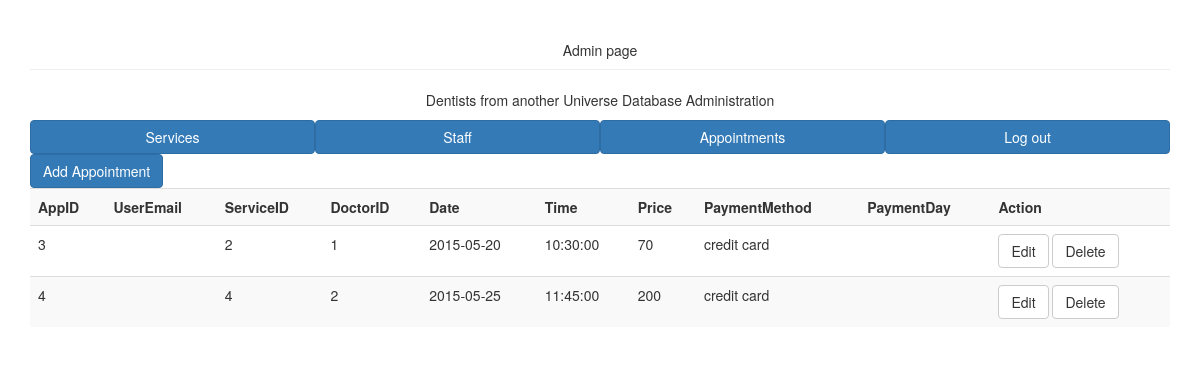
Page /admin/index.php?page=appointment (signed in) on the committed database.
### tables this page shows
CREATE TABLE IF NOT EXISTS `appointments` (
`AppID` int(11) NOT NULL,
  `UserEmail` varchar(50) NOT NULL,
  `ServiceID` int(11) NOT NULL,
  `DoctorID` int(11) NOT NULL,
  `Date` date NOT NULL,
  `Time` time NOT NULL,
  `Price` double NOT NULL,
  `PaymentMethod` varchar(50) NOT NULL,
  `PaymentDate` date NOT NULL
);

### admin/Db.php (called while the page is built, shortened)
<?php
class Db {
    private $username = "root";
    private $password = "";
    private $server = "localhost";
    private $database = "dentist";
    private $link;
    public function __construct() {
        $this->link = mysqli_connect($this->server, $this->username, $this->password, $this->database) or die('Failed to connect.');
    }
    public function query($sql) {
        return mysqli_query($this->link, $sql);
    }
}
?>

### admin/Admin.php (the view, shortened to what this page needs)
<?php
include_once "Db.php";
class Admin
{
    public function __construct() {
        if(!$this->isAdmin()) {
            $this->checkAdmin();
            $this->displayLogin();
        } else {
            $this->displayPage();
        }
    }
    private function displayPage() {
        $page = !isset($_GET['page']) ? 'services' : $_GET['page'];
        $this->displayNav();
        switch($page) {
            case 'appointment':
                $this->displayAppointments();
                break;
        }
    }
     private function displayAppointments() {
        $db = new Db();
        $appoint = $db->query("
            SELECT *
            FROM dentist.appointments AS Appointments
        ");
        echo '<div>
        <a href="?page=addappointment" class="btn btn-primary">Add Appointment</a>
        </div>';
        echo '<table class="table table-striped">';
        echo '<tr>';
        echo '<th>AppID</th><th>UserEmail</th><th>ServiceID</th><th>DoctorID</th><th>Date</th><th>Time</th><th>Price</th><th>PaymentMethod</th><th>PaymentDay</th><th>Action</th>';
        echo '</tr>';
        while($app = mysqli_fetch_array($appoint, MYSQL_ASSOC)) {
            echo '<tr>
                <td>'.$app['AppID'].'</td>
                <td>'.$app['UserMail'].'</td>
                <td>'.$app['ServiceID'].'</td>
                <td>'.$app['DoctorID'].'</td>
                <td>'.$app['Date'].'</td>
                <td>'.$app['Time'].'</td>
                <td>'.$app['Price'].'</td>
                <td>'.$app['PaymentMethod'].'</td>
                <td>'.$app['PaymentDay'].'</td>
                <td>
                <a href="?page=editappointment&id='.$app['AppID'].'" class="btn btn-default">Edit</a>
                <a href="?page=deletappointment&id='.$app['AppID'].'" class="btn btn-default">Delete</a>
                </td>
            </tr>';
        }
        echo '</table>';
    }
    private function displayNav() {
        echo '
        <a href="?page=services" class="btn btn-primary col-sm-3">Services</a>
        <a href="?page=staff" class="btn btn-primary col-sm-3">Staff</a>
        <a href="?page=appointment" class="btn btn-primary col-sm-3">Appointments</a>
        <a href="?page=logout" class="btn btn-primary col-sm-3">Log out</a>
        ';
    }
    private function isAdmin() {
        if(!isset($_SESSION['admin'])){
            return false;
        } else {
            if($_SESSION['admin'] != '1') {
                return false;
            } else {
                return true;
            }
        }
    }
}
new Admin();

### rows in the picture
appointments: AppID "3", ServiceID "2", DoctorID "1", Date "2015-05-20", Time "10:30:00", Price "70", PaymentMethod "credit card"
appointments: AppID "4", ServiceID "4", DoctorID "2", Date "2015-05-25", Time "11:45:00", Price "200", PaymentMethod "credit card"
